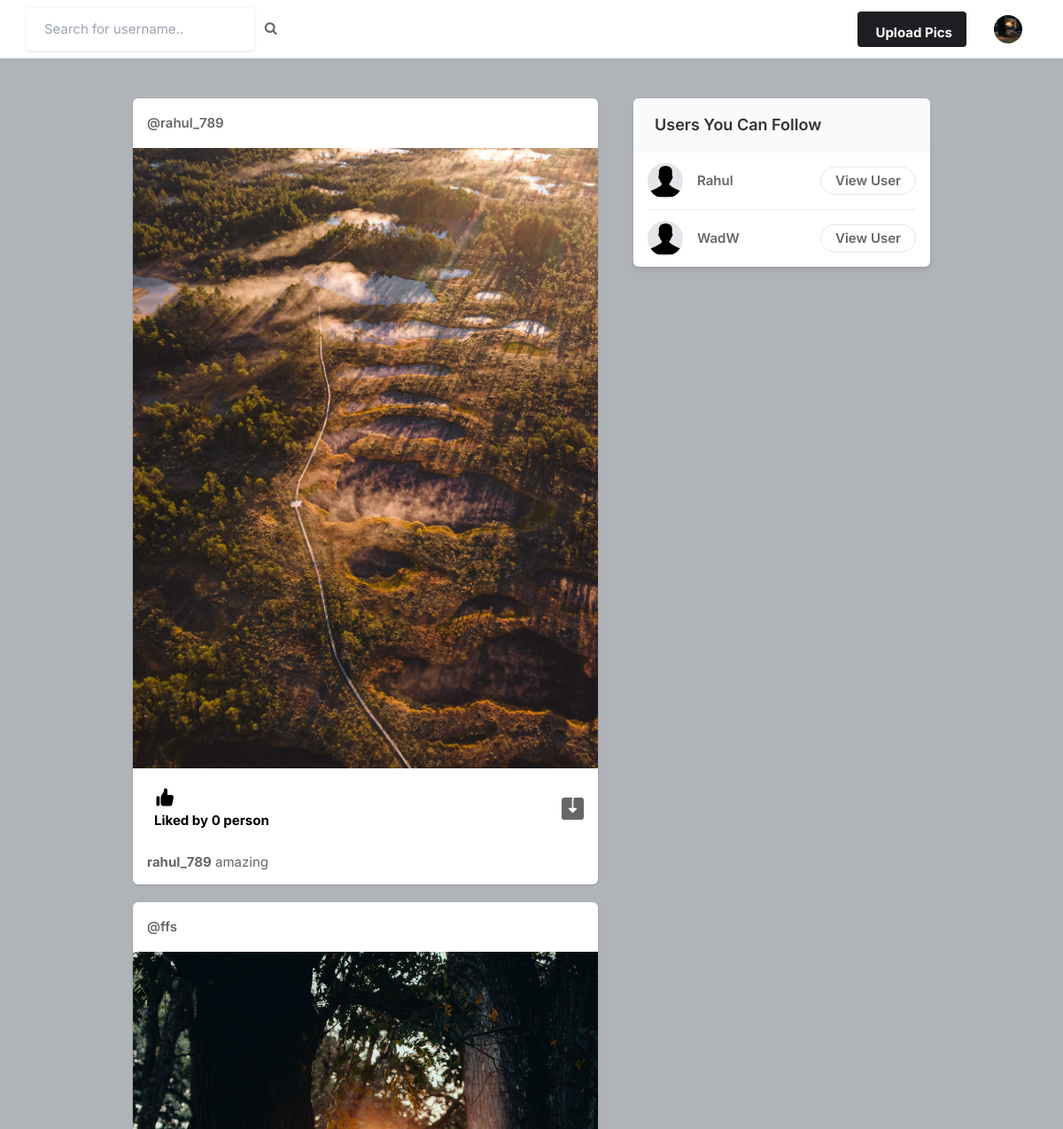
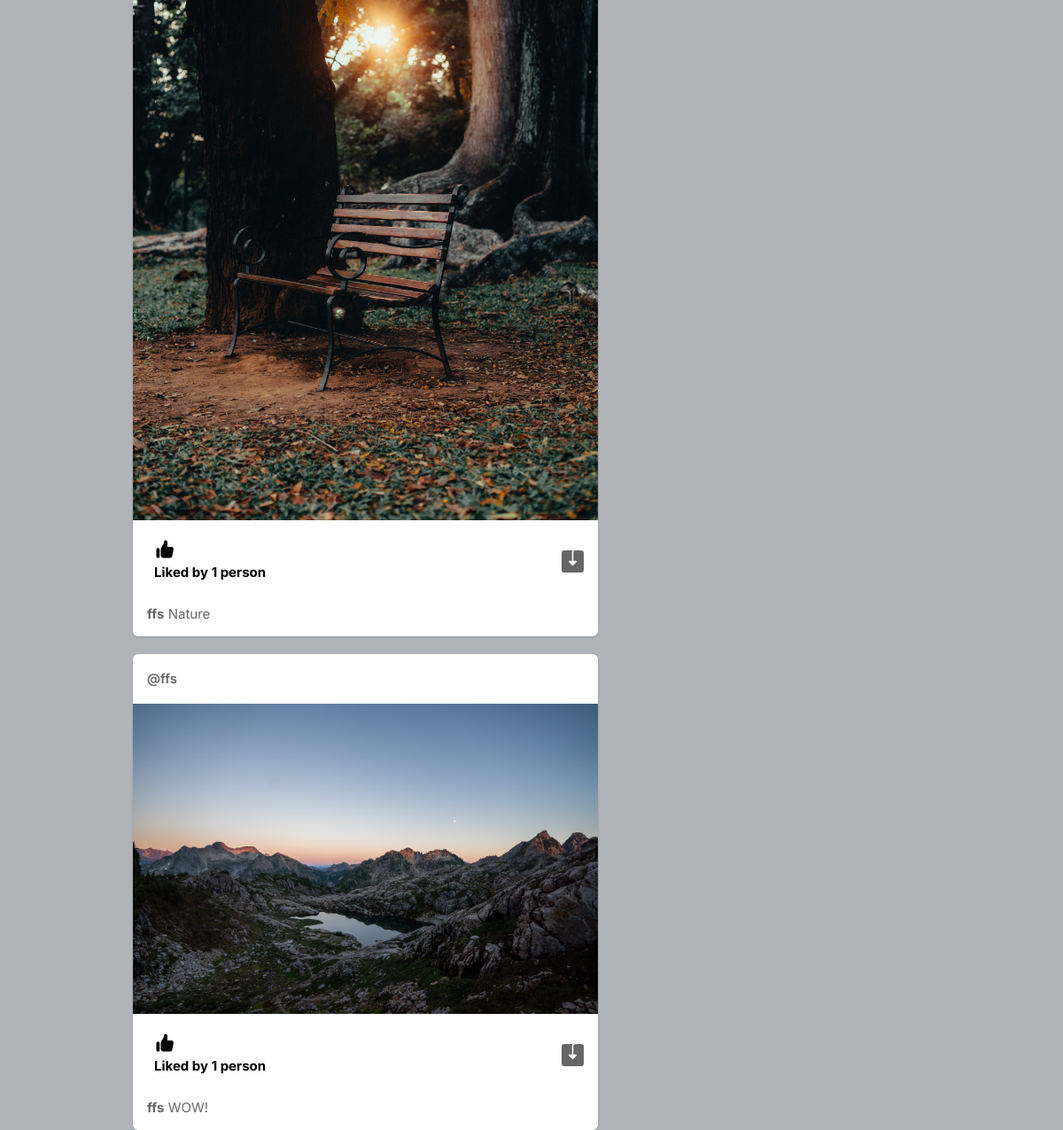
Screenshot of / (signed in) with the database file from the repository (2 pictures, top to bottom).
### core/models.py (models this page shows, shortened)
class Profile(models.Model):
    user = models.ForeignKey(User , on_delete=models.CASCADE)
    id_user = models.IntegerField()
    bio = models.TextField(blank=True)
    profileimg = models.ImageField(upload_to = 'profile_images' , default = 'profile-icon-png-893.png')
    location = models.CharField(blank=True, max_length=100)

class Post(models.Model):
    id = models.UUIDField(primary_key=True , default=uuid.uuid4)
    user = models.CharField(max_length=100)
    image = models.ImageField(upload_to='post_images')
    caption = models.TextField()
    created_at = models.DateTimeField(default=datetime.now)
    no_of_likes = models.IntegerField(default=0)

### core/views.py (the view)
# urls.py: path('' , views.index , name = 'index'),
@login_required(login_url='signin')
def index(request) :
    user_object = User.objects.get(username=request.user.username)
    user_profile = models.Profile.objects.get(user=user_object)
    user_following_list = []
    feed = []
    user_following = models.FollowersCount.objects.filter(follower=request.user.username)
    for users in user_following:
        user_following_list.append(users.user)
    for username in user_following_list:
        feed_lists = models.Post.objects.filter(user=username)
        feed.append(feed_lists)
    feed_list = list(chain(*feed))
    posts = models.Post.objects.all()
    all_users = User.objects.all()
    user_following_all = []
    for user in user_following:
        user_list = User.objects.get(username=user.user)
        user_following_all.append(user_list)
    new_suggestions_list = [x for x in list(all_users) if (x not in list(user_following_all))]
    current_user = User.objects.filter(username=request.user.username)
    final_suggestions_list = [x for x in list(new_suggestions_list) if ( x not in list(current_user))]
    random.shuffle(final_suggestions_list)
    username_profile = []
    username_profile_list = []
    for users in final_suggestions_list:
        username_profile.append(users.id)
    for ids in username_profile:
        profile_lists = models.Profile.objects.filter(id_user=ids)
        username_profile_list.append(profile_lists)
    suggestions_username_profile_list = list(chain(*username_profile_list))
    return render(request, 'index.html', {'user_profile': user_profile, 'posts':feed_list, 'suggestions_username_profile_list': suggestions_username_profile_list[:4]})

### templates/index.html (shortened to what this page needs)
{% load static %}
<!DOCTYPE html>
<html lang="en">
<head>
    <link rel="stylesheet" href="{% static 'assets/css/icons.css' %}">
    <link rel="stylesheet" href="{% static 'assets/css/uikit.css' %}">
    <link rel="stylesheet" href="{% static 'assets/css/style.css' %}">
    <link rel="stylesheet" href="{% static 'assets/css/tailwind.css' %}">
    <link rel="stylesheet" href="https://cdnjs.cloudflare.com/ajax/libs/font-awesome/4.7.0/css/font-awesome.min.css">
</head>
<body>
            <header>
                <div class="header_inner">
                    <form action="/search" method="POST">
                    <div class="left-side">
                            <input type="text" name="username" placeholder="Search for username..">&nbsp; &nbsp;
                            <button type="submit"><i class="fa fa-search fa-1x"></i></button>
                    </div>
                    </form>
                    <div class="right-side lg:pr-4">
                        <a href="#"
                            class="bg-pink-500 flex font-bold hidden hover:bg-pink-600 hover:text-white inline-block items-center lg:block max-h-10 mr-4 px-4 py-2 rounded shado text-white">
                              Upload Pics
                        </a>
                        <a href="#">
                            <img src="{{user_profile.profileimg.url}}" class="header-avatar" alt="">
                        </a>
                    </div>
                </div>
            </header>
            <div class="container m-auto">
                <div class="lg:flex justify-center lg:space-x-10 lg:space-y-0 space-y-5">
                    <div class="space-y-5 flex-shrink-0 lg:w-7/12">
                        {% for post in posts reversed %}
                        <div class="bg-white shadow rounded-md  -mx-2 lg:mx-0">
                            <div class="flex justify-between items-center px-4 py-3">
                                <div class="flex flex-1 items-center space-x-4">
                                    <span class="block font-semibold "><a href="/profile/{{post.user}}">@{{post.user}}</a></span>
                                </div>
                              <div>
                                <a href="#"> <i class="icon-feather-more-horizontal text-2xl hover:bg-gray-200 rounded-full p-2 transition -mr-1 "></i> </a>
                              </div>
                            </div>
                            <div uk-lightbox>
                                <a href="{{post.image.url}}">
                                    <img src="{{post.image.url}}" alt="">
                                </a>
                            </div>
                            <div class="py-3 px-4 space-y-3">
                                <div class="flex space-x-4 lg:font-bold">
                                    <a href="/like-post?post_id={{post.id}}" class="flex items-center space-x-2">
                                        <div class="p-2 rounded-full text-black">
                                            {% if post.no_of_likes == 0 or post.no_of_likes == 1 %}
                                            <p>Liked by {{post.no_of_likes}} person</p>
                                            {% else %}
                                            <p>Liked by {{post.no_of_likes}} people</p>
                                            {% endif %}
                                        </div>
                                    </a>
                                    <a href="{{post.image.url}}" class="flex items-center space-x-2 flex-1 justify-end" download>
                                    </a>
                                </div>
                                <p>
                                    <a href="/profile/{{post.user}}"><strong>{{post.user}}</strong></a> {{post.caption}}
                                </p>
                            </div>
                        </div>
                        {% endfor %}
                    </div>
                    <div class="lg:w-5/12">
                        <div class="bg-white  shadow-md rounded-md overflow-hidden">
                            <div class="bg-gray-50  border-b border-gray-100 flex items-baseline justify-between py-4 px-6 ">
                                <h2 class="font-semibold text-lg">Users You Can Follow</h2>
                            </div>
                            <div class="divide-gray-300 divide-gray-50 divide-opacity-50 divide-y px-4 ">
                                {% for suggestion in suggestions_username_profile_list %}
                                <div class="flex items-center justify-between py-3">
                                    <div class="flex flex-1 items-center space-x-4">
                                        <a href="/profile/{{suggestion.user}}">
                                            <img src="{{suggestion.profileimg.url}}" class="bg-gray-200 rounded-full w-10 h-10">
                                        </a>
                                        <div class="flex flex-col">
                                            <span class="block capitalize font-semibold"> {{suggestion.user}} </span>
                                        </div>
                                    </div>
                                    <a href="/profile/{{suggestion.user}}" class="border border-gray-200 font-semibold px-4 py-1 rounded-full hover:bg-pink-600 hover:text-white hover:border-pink-600 "> View User </a>
                                </div>
                                {% endfor %}
                            </div>
                        </div>
                    </div>
                </div>
            </div>
</body>
</html>

### static/assets/css/style.css (style rules this page uses)
body { background-color: #B0B3B8!important; }
button { vertical-align: middle; }
input { height: 48px; line-height: 48px; padding: 0 20px; outline: none; font-size: 15px; color: #808080; max-width: 100%; width: 100%; -webkit-box-sizing: border-box; box-sizing: border-box; display: block; font-weight: 400; opacity: 1; border-radius: 4px; border: none; -webkit-box-shadow: 0 1px 4px 0px rgba(0, 0, 0, 0.12); box-shadow: 0 1px 4px 0px rgba(0, 0, 0, 0.12); }
input[type="text"], input[type="password"], input[type="email"], input[type="number"] { height: 48px; line-height: 48px; padding: 0 20px; outline: none; font-size: 15px; color: #808080; max-width: 100%; width: 100%; -webkit-box-sizing: border-box; box-sizing: border-box; display: block; font-weight: 400; opacity: 1; border-radius: 4px; border: none; -webkit-box-shadow: 0 1px 4px 0px rgba(0, 0, 0, 0.12); box-shadow: 0 1px 4px 0px rgba(0, 0, 0, 0.12); }
input { -webkit-transition: all 0.1s ease-in-out; transition: all 0.1s ease-in-out; }
::placeholder { color: #808080; opacity: 1; }
button { border: none; margin: 0; padding: 0; width: auto; overflow: visible; background: transparent; color: inherit; font: inherit; line-height: normal; cursor: pointer; }
a { color: #be185d; -webkit-transition: 0.3s; transition: 0.3s; outline: none !important; }
button { outline: none !important; }
img { max-width: 100%; }
body { color: #666; font-size: 15px; line-height: 27px; background-color: #f0f2f5; font-family: "Inter", sans-serif; text-transform: none; }
body p { font-size: 15px; line-height: 27px; }
h1, h2, h3, h4, h5, h6 { font-family: "Inter", sans-serif; text-transform: none; }
input[type="text"], input[type="password"], input[type="email"] { font-family: "Inter", sans-serif; text-transform: none; }
button, body .pac-container { font-family: "Inter", sans-serif; text-transform: none; }
h1, h2, h3, h4, h5, h6 { color: #333; font-weight: 500; margin: 0; padding: 0; }
h2 { font-size: 26px; }
b, strong { font-weight: 700 !important; }
@media (min-width: 1024px) { .container { max-width: 900px !important; padding-top: 45px; } }
header { background-color: #fff; left: 0; right: 0; top: 0; z-index: 99; height: 66px; display: -webkit-box; display: -ms-flexbox; display: flex; -webkit-box-align: center; -ms-flex-align: center; align-items: center; border-bottom: 1px solid #e5e7eb; }
header .header_inner { display: -webkit-box; display: -ms-flexbox; display: flex; -webkit-box-align: center; -ms-flex-align: center; align-items: center; max-width: 1090px; margin: auto; width: 100%; max-width: 100% !important; padding: 0 30px; }
header .header_inner .left-side { display: -webkit-box; display: -ms-flexbox; display: flex; -webkit-box-align: center; -ms-flex-align: center; align-items: center; }
header .header_inner .right-side { display: -webkit-box; display: -ms-flexbox; display: flex; -webkit-box-align: center; -ms-flex-align: center; align-items: center; -webkit-box-pack: end; -ms-flex-pack: end; justify-content: flex-end; margin-left: auto; }
header .header_inner .right-side .header-avatar { width: 32px; height: 32px; border-radius: 100%; margin-left: 15px; }

### rows the page displays
Profile: profileimg (picture)
Post: user "rahul_789", image (picture), no_of_likes "0", caption "amazing"
Post: user "ffs", image (picture), no_of_likes "1", caption "Nature"
Post: user "ffs", image (picture), no_of_likes "1", caption "WOW!"
Profile: profileimg (picture), user "Rahul"
Profile: profileimg (picture), user "WadW"
